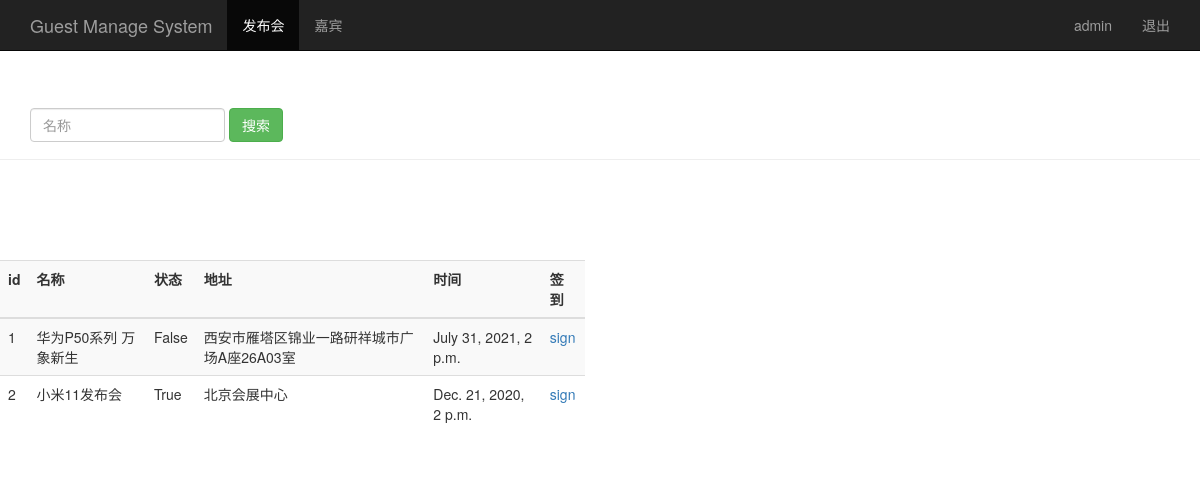
The page /event_manage/ (signed in) on the database its author committed.
### sign/models.py (models this page shows, shortened)
class Event(models.Model):
    name = models.CharField(max_length=100)                         #发布会标题
    limit = models.IntegerField()                                   #参加人数
    status = models.BooleanField()                                  #状态
    address = models.CharField(max_length=200)                      #地址
    start_time = models.DateTimeField('events time')                #发布会时间
    create_time = models.DateTimeField(auto_now=True)               #创建时间（自动获取当前时间）

### sign/views.py (the view)
# urls.py: path('event_manage/',views.event_manage),
@login_required
def event_manage(request):
    event_list = Event.objects.all()
    username = request.session.get('user','')
    return render(request,'event_manage.html',{'user':username,'events':event_list})

### templates/event_manage.html (shortened to what this page needs)
<!DOCTYPE html>
<html lang="en">
<head>
    {% load bootstrap3 %}
    {% bootstrap_css %}
</head>
<body role="document">
    <nav class="navbar navbar-inverse navbar-fixed-top">
        <div class="container">
            <div class="navbar-header">
                <a class="navbar-brand" href="/event_manage/">Guest Manage System</a>
            </div>
            <dib id="navbar" class="collapse navbar-collapse">
                <ul class="nav navbar-nav">
                    <li class="active"><a href="#">发布会</a></li>
                    <li><a href="/guest_manage/">嘉宾</a></li>
                </ul>
                <ul class="nav navbar-nav navbar-right">
                    <li><a href="#">{{ user }}</a></li>
                    <li><a href="/logout/">退出</a></li>
                </ul>
            </dib>
        </div>
    </nav>
    <div class="page-header" style="padding-top: 60px;">
        <div id="navbar" class="navbar-collapse collapse">
            <form class="navbar-form" method="get" action="/search_name/">
                <div class="form-group">
                    <input name="name" type="text" placeholder="名称" class="form-control">
                </div>
                <button type="submit" class="btn btn-success">搜索</button>
            </form>
        </div>
    </div>
    <div class="row" style="padding-top: 80px;">
        <div class="col-md-6">
            <table class="table table-striped">
                <thread>
                    <tr>
                        <th>id</th><th>名称</th><th>状态</th><th>地址</th><th>时间</th><th>签到</th>
                    </tr>
                </thread>
                <tbody>
                {% for event in events %}
                <tr>
                    <td>{{ event.id }}</td>
                    <td>{{ event.name }}</td>
                    <td>{{ event.status }}</td>
                    <td>{{ event.address }}</td>
                    <td>{{ event.start_time }}</td>
                    <td>
                        <a href="/sign_index/{{ event.id }}/" target="{{ event.id }}_blank">sign</a>
                    </td>
                </tr>
                {% endfor %}
                </tbody>
            </table>
        </div>
    </div>
</body>
</html>

### rows shown on the page
Event: id "1", name "华为P50系列 万象新生", status "False", address "西安市雁塔区锦业一路研祥城市广场A座26A03室", start_time "July 31, 2021, 2 p.m."
Event: id "2", name "小米11发布会", status "True", address "北京会展中心", start_time "Dec. 21, 2020, 2 p.m."

### other values the page prints
{{ user }} "admin"
